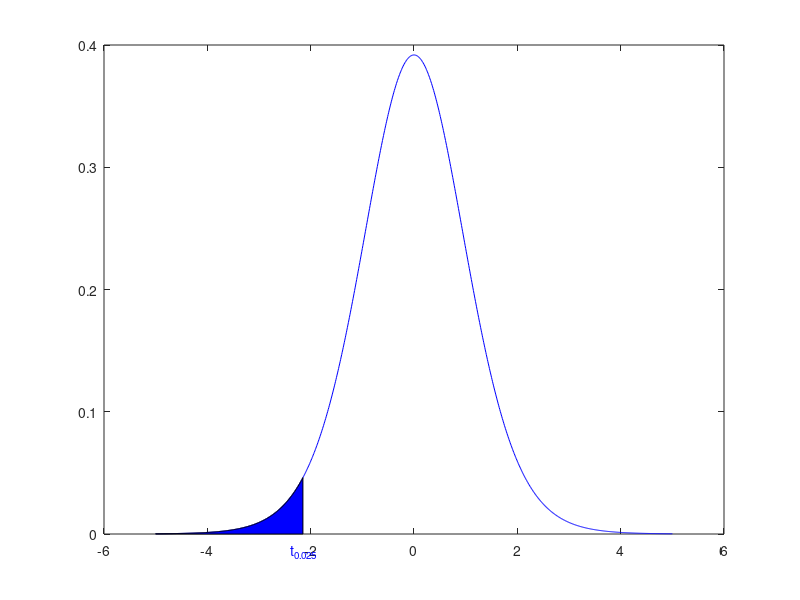

Source code (MATLAB):
function esercizio1
    main;
end

function main
    settings;
    nu=14;
    alpha=0.025;
    t_alpha=tinv(alpha,nu);
    myPlot(t_alpha,nu);
    fprintf("P(X≤%s)=%s\n",num2str(t_alpha),num2str(alpha));
end

function myPlot(t_alpha,nu)
    x=-5:0.01:5;
    y=tpdf(x,nu);
    plot(x,y,"Color","blue");
    hold on;
    x=-5:0.01:t_alpha;
    y=tpdf(x,nu);
    area(x,y,"FaceColor","blue");
    text(t_alpha,-0.015,"t_0_._0_2_5","Color","blue","HorizontalAlignment","center");
end

function settings
    clear;
    close all;
    commandwindow;
    clc;
end
